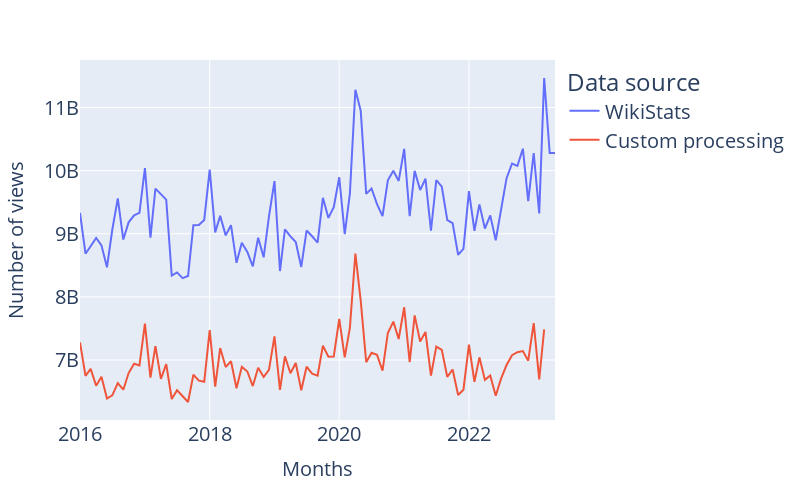

This figure's notebook cell:
### Code cell
# NUmber of total views English edition gathers per months. The high peak around is due to false positive, 
# ie. a given random page which was accessed loaaaads of time 
wiki_stats_views = pd.read_csv("../data/WikiStats_views_En.csv")
wiki_stats_views.rename(columns={'month':'date', 'total.total':'tot_views'}, inplace=True)
wiki_stats_views['date'] = wiki_stats_views['date'].apply(lambda l : '-'.join(l.split('-')[:2]))
wiki_stats_views = wiki_stats_views.groupby('date').agg(tot_views=('tot_views', 'sum')).reset_index()
our_views = stats_views[~stats_views.date.isin([f'{y}-{m}' for y in ['2015'] for m in [f'0{i}' if i < 10 else i for i in range(7, 13, 1)]])].sort_values('date')[['date', 'sum']].rename(columns={'sum' : 'tot_views'})
our_views['Data source'] = 'Custom processing'
wiki_stats_views['Data source'] = 'WikiStats'

df_plot = pd.concat([wiki_stats_views, our_views])

# Plot
fig = px.line(df_plot.sort_values('date'), x='date', y = 'tot_views', color='Data source', log_y=False)
fig.update_layout(
    xaxis_title=dict(text='Months', font=dict(size=20)),
    yaxis_title=dict(text='Number of views', font=dict(size=20)),
    yaxis = dict( tickfont = dict(size=20)),
    xaxis = dict( tickfont = dict(size=20)),
    height=500,
    width=800,
    legend= dict( font = dict(size=20)),
    barmode='group'
)

fig.show()
fig.write_image("../figures_report/Methods_and_Data/number_of_views.pdf")
